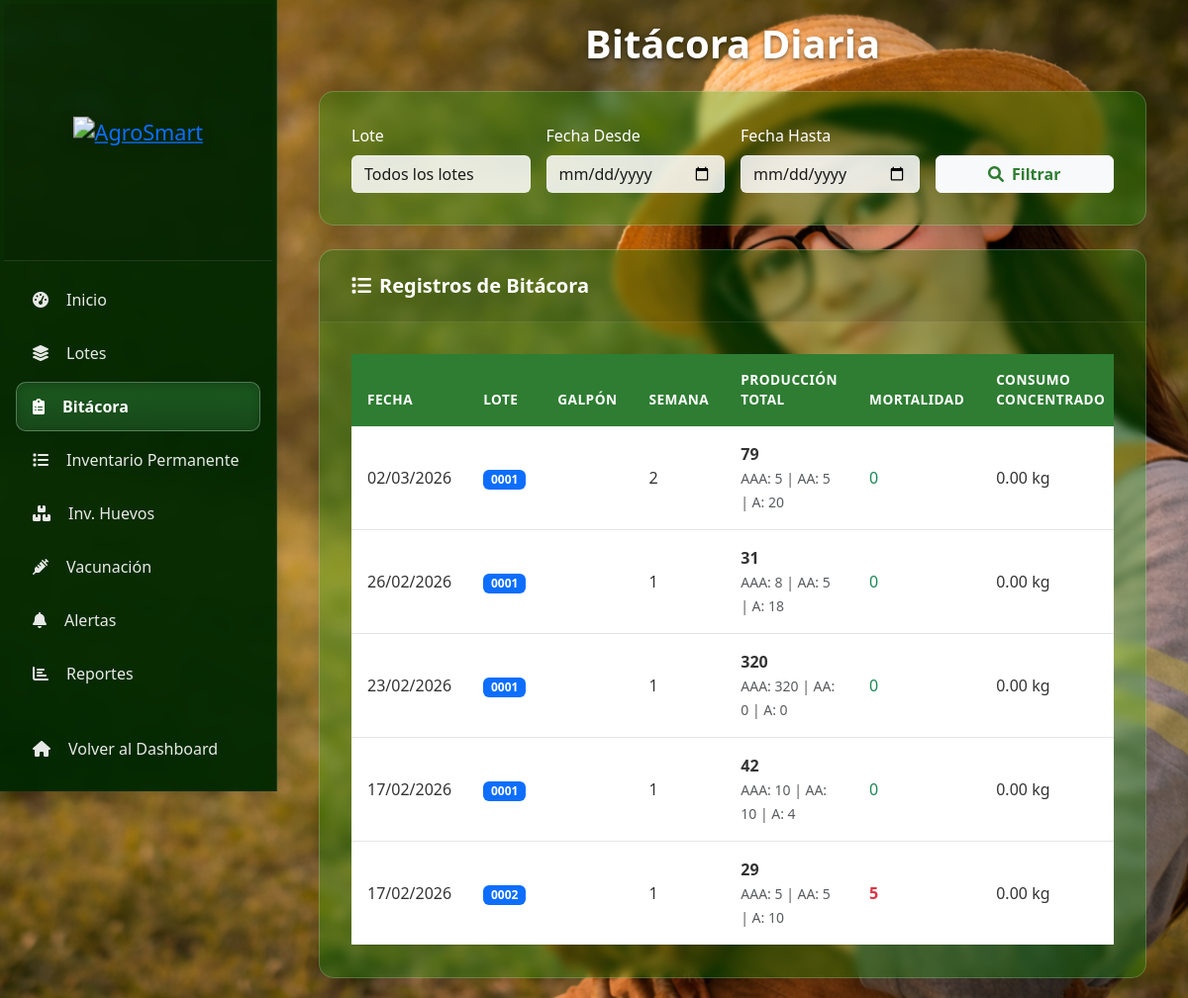
/aves/bitacora/ (signed in), run on the app's committed database.
### apps/aves/models.py (models this page shows, shortened)
class BitacoraDiaria(BaseModel):
    lote = models.ForeignKey(LoteAves, on_delete=models.CASCADE, verbose_name='Lote')
    fecha = models.DateField('Fecha')
    semana_vida = models.PositiveIntegerField('Semana de vida', null=True, blank=True)
    recoleccion_1 = models.PositiveIntegerField('Primera recolección', default=0, help_text='Cantidad total de huevos en la primera recolección')
    recoleccion_2 = models.PositiveIntegerField('Segunda recolección', default=0, help_text='Cantidad total de huevos en la segunda recolección')
    recoleccion_3 = models.PositiveIntegerField('Tercera recolección', default=0, help_text='Cantidad total de huevos en la tercera recolección')
    huevos_rotos = models.PositiveIntegerField('Huevos rotos', default=0, help_text='Cantidad total de huevos rotos en el día')
    imagen_huevos_rotos = models.ImageField('Evidencia de huevos rotos', upload_to='aves/huevos_rotos/', null=True, blank=True, help_text='Requerida si hay huevos rotos')
    produccion_aaa = models.PositiveIntegerField('Producción AAA', default=0)
    produccion_aa = models.PositiveIntegerField('Producción AA', default=0)
    produccion_a = models.PositiveIntegerField('Producción A', default=0)
    produccion_b = models.PositiveIntegerField('Producción B', default=0)
    produccion_c = models.PositiveIntegerField('Producción C', default=0)
    produccion_jumbo = models.PositiveIntegerField('Producción Jumbo', default=0)
    huevos_sucios = models.PositiveIntegerField('Huevos sucios', default=0)
    huevos_farfara = models.PositiveIntegerField('Huevos fárfara', default=0)
    descarte = models.PositiveIntegerField('Descarte', default=0)
    mortalidad = models.PositiveIntegerField('Mortalidad', default=0)
    causa_mortalidad = models.CharField('Causa de mortalidad', max_length=200, blank=True)
    consumo_concentrado = models.DecimalField('Consumo concentrado (kg)', max_digits=10, decimal_places=2, default=0)
    observaciones = models.TextField('Observaciones', blank=True)
    firma_responsable = models.ImageField('Firma del responsable', upload_to='aves/firmas/', null=True, blank=True, help_text='Foto de la firma del encargado')
    usuario_registro = models.ForeignKey(User, on_delete=models.CASCADE, verbose_name='Usuario que registra')
    class Meta:
        verbose_name = 'Bitácora Diaria'
        verbose_name_plural = 'Bitácoras Diarias'
        unique_together = ['lote', 'fecha']
        ordering = ['-fecha']
    @property
    def produccion_total(self):
        return (
            self.produccion_aaa +
            self.produccion_aa +
            self.produccion_a +
            self.produccion_b +
            self.produccion_c +
            self.produccion_jumbo +
            self.huevos_sucios +
            self.huevos_farfara +
            self.descarte
        )

class LoteAves(BaseModel):
    ESTADOS = [
        ('levante', 'Pollas de Levante'),
        ('postura', 'En Postura'),
        ('finalizado', 'Finalizado'),
    ]
    LINEAS_GENETICAS = [
        ('hy_line_brown', 'Hy-Line Brown'),
        ('hy_line_white', 'Hy-Line White'),
        ('lohmann_brown', 'Lohmann Brown'),
        ('lohmann_white', 'Lohmann White'),
        ('isa_brown', 'ISA Brown'),
        ('isa_white', 'ISA White'),
        ('bovans_brown', 'Bovans Brown'),
        ('bovans_white', 'Bovans White'),
        ('dekalb_brown', 'Dekalb Brown'),
        ('dekalb_white', 'Dekalb White'),
        ('babcock_brown', 'Babcock Brown'),
        ('otra', 'Otra'),
    ]
    codigo = models.CharField('Código del lote', max_length=50, unique=True)
    galpon = models.CharField('Galpón', max_length=100)
    linea_genetica = models.CharField('Línea genética', max_length=50, choices=LINEAS_GENETICAS)
    procedencia = models.CharField('Procedencia', max_length=200)
    numero_aves_inicial = models.PositiveIntegerField('Número inicial de aves')
    numero_aves_actual = models.PositiveIntegerField('Número actual de aves')
    fecha_llegada = models.DateField('Fecha de llegada')
    fecha_inicio_postura = models.DateField('Fecha inicio postura', null=True, blank=True)
    peso_total_llegada = models.DecimalField('Peso total llegada (kg)', max_digits=10, decimal_places=2)
    peso_promedio_llegada = models.DecimalField('Peso promedio llegada (g)', max_digits=8, decimal_places=2)
    estado = models.CharField('Estado', max_length=20, choices=ESTADOS, default='levante')
    observaciones = models.TextField('Observaciones', blank=True)
    tipo = models.CharField('Tipo de lote', max_length=20, choices=[
        ('ponedoras', 'Ponedoras'),
        ('engorde', 'Engorde'),
    ], default='ponedoras')
    class Meta:
        verbose_name = 'Lote de Aves'
        verbose_name_plural = 'Lotes de Aves'
        ordering = ['-fecha_llegada']

### apps/aves/views.py (the view)
# urls.py: path('bitacora/', views.bitacora_list, name='bitacora_list'),
@login_required
@role_required(['superusuario', 'admin_aves', 'solo_vista'])
def bitacora_list(request):
    bitacoras = BitacoraDiaria.objects.select_related('lote', 'usuario_registro').all()
    lote_id = request.GET.get('lote')
    fecha_desde = request.GET.get('fecha_desde')
    fecha_hasta = request.GET.get('fecha_hasta')
    if lote_id:
        bitacoras = bitacoras.filter(lote_id=lote_id)
    if fecha_desde:
        bitacoras = bitacoras.filter(fecha__gte=fecha_desde)
    if fecha_hasta:
        bitacoras = bitacoras.filter(fecha__lte=fecha_hasta)
    paginator = Paginator(bitacoras, 20)
    page = request.GET.get('page')
    bitacoras = paginator.get_page(page)
    lotes = LoteAves.objects.filter(is_active=True)
    context = {
        'bitacoras': bitacoras,
        'lotes': lotes,
        'filtros': {
            'lote': lote_id,
            'fecha_desde': fecha_desde,
            'fecha_hasta': fecha_hasta,
        }
    }
    return render(request, 'aves/bitacora_list.html', context)

### templates/aves/bitacora_list.html (shortened to what this page needs)
{% extends 'aves/base.html' %}
{% load static %}
{% block content %}
<div class="row justify-content-center">
    <div class="col-12">
        <div class="glass-wrap">
            <h2 class="text-center text-white mb-4 fw-bold" style="font-size: 2.5rem; text-shadow: 0 2px 4px rgba(0,0,0,0.5);">Bitácora Diaria</h2>
            <div class="unified-dashboard-card mb-4 no-print">
                <div class="card-body">
                    <form method="get" class="row g-3 align-items-end">
                        <div class="col-md-3">
                            <label class="form-label">Lote</label>
                            <select name="lote" class="form-select">
                                <option value="">Todos los lotes</option>
                            </select>
                        </div>
                        <div class="col-md-3">
                            <label class="form-label">Fecha Desde</label>
                            <input type="date" name="fecha_desde" class="form-control" value="{{ filtros.fecha_desde|default:'' }}">
                        </div>
                        <div class="col-md-3">
                            <label class="form-label">Fecha Hasta</label>
                            <input type="date" name="fecha_hasta" class="form-control" value="{{ filtros.fecha_hasta|default:'' }}">
                        </div>
                        <div class="col-md-3">
                            <div class="d-grid gap-2">
                                <button type="submit" class="btn btn-light fw-bold" style="color: #2e7d32;">
                                    <i class="fas fa-search me-2"></i>Filtrar
                                </button>
                            </div>
                        </div>
                    </form>
                </div>
            </div>
            <div class="unified-dashboard-card">
                <div class="card-header">
                    <h5 class="section-title"><i class="fas fa-list"></i>Registros de Bitácora</h5>
                </div>
                <div class="card-body">
                    {% if bitacoras %}
                        <div class="table-responsive">
                            <table class="table table-hover">
                                <thead>
                                    <tr>
                                        <th>Fecha</th>
                                        <th>Lote</th>
                                        <th>Galpón</th>
                                        <th>Semana</th>
                                        <th>Producción Total</th>
                                        <th>Mortalidad</th>
                                        <th>Consumo Concentrado</th>
                                    </tr>
                                </thead>
                                <tbody>
                                    {% for bitacora in bitacoras %}
                                    <tr>
                                        <td>{{ bitacora.fecha|date:"d/m/Y" }}</td>
                                        <td>
                                            <span class="badge bg-primary">{{ bitacora.lote.codigo }}</span>
                                        </td>
                                        <td>{{ bitacora.lote.galpon.nombre }}</td>
                                        <td>{{ bitacora.semana_vida }}</td>
                                        <td>
                                            <strong>{{ bitacora.produccion_total }}</strong>
                                            <br>
                                            <small class="text-muted">
                                                AAA: {{ bitacora.produccion_aaa|default:0 }} |
                                                AA: {{ bitacora.produccion_aa|default:0 }} |
                                                A: {{ bitacora.produccion_a|default:0 }}
                                            </small>
                                        </td>
                                        <td class="{% if bitacora.mortalidad > 0 %}text-danger fw-bold{% else %}text-success{% endif %}">
                                            {{ bitacora.mortalidad|default:0 }}
                                        </td>
                                        <td>{{ bitacora.consumo_alimento|default:"0.00" }} kg</td>
                                    </tr>
                                    {% endfor %}
                                </tbody>
                            </table>
                        </div>
                    {% endif %}
                </div>
            </div>
        </div>
    </div>
</div>
{% endblock %}

### templates/aves/bitacora_list.html (style rules this page uses)
.unified-dashboard-card { background: rgba(0, 175, 0, 0.25); backdrop-filter: blur(5px); border-radius: 15px; box-shadow: 0 2px 20px rgba(0,0,0,0.08); border: 1px solid rgba(255,255,255,0.2); color: white; overflow: hidden; padding: 0; }
.unified-dashboard-card .card-header { padding: 1.5rem 2rem; border-bottom: 1px solid rgba(255,255,255,0.1); background: rgba(0, 0, 0, 0.1); display: flex; justify-content: space-between; align-items: center; }
.unified-dashboard-card .card-body { padding: 2rem; }
.section-title { margin: 0; color: white; font-weight: 600; display: flex; align-items: center; gap: 0.5rem; font-size: 1.25rem; }
.glass-wrap { width: 100%; max-width: 95%; margin: 0 auto; margin-top: 2rem; margin-bottom: 2rem; }
.unified-dashboard-card .form-label { color: #fff; }
.unified-dashboard-card .table { color: white; margin-bottom: 0; }
.unified-dashboard-card .table thead th { background-color: #2e7d32 !important; color: white !important; border: none; font-weight: 600; text-transform: uppercase; font-size: 0.85rem; letter-spacing: 0.5px; padding: 1rem; }
.unified-dashboard-card .table tbody td { border-bottom: 1px solid rgba(0,0,0,0.1); padding: 1rem; vertical-align: middle; background-color: white !important; color: #333; }
.unified-dashboard-card .form-control, .unified-dashboard-card .form-select { background: rgba(255,255,255,0.85); border: 1px solid rgba(255,255,255,0.25); color: #1b1b1b; }

### data on the page
BitacoraDiaria: fecha "02/03/2026", lote.codigo "0001", semana_vida "2", produccion_total "79", produccion_aaa "5", produccion_aa "5", produccion_a "20", mortalidad "0", consumo_alimento "0.00"
BitacoraDiaria: fecha "26/02/2026", lote.codigo "0001", semana_vida "1", produccion_total "31", produccion_aaa "8", produccion_aa "5", produccion_a "18", mortalidad "0", consumo_alimento "0.00"
BitacoraDiaria: fecha "23/02/2026", lote.codigo "0001", semana_vida "1", produccion_total "320", produccion_aaa "320", produccion_aa "0", produccion_a "0", mortalidad "0", consumo_alimento "0.00"
BitacoraDiaria: fecha "17/02/2026", lote.codigo "0001", semana_vida "1", produccion_total "42", produccion_aaa "10", produccion_aa "10", produccion_a "4", mortalidad "0", consumo_alimento "0.00"
BitacoraDiaria: fecha "17/02/2026", lote.codigo "0002", semana_vida "1", produccion_total "29", produccion_aaa "5", produccion_aa "5", produccion_a "10", mortalidad "5", consumo_alimento "0.00"
